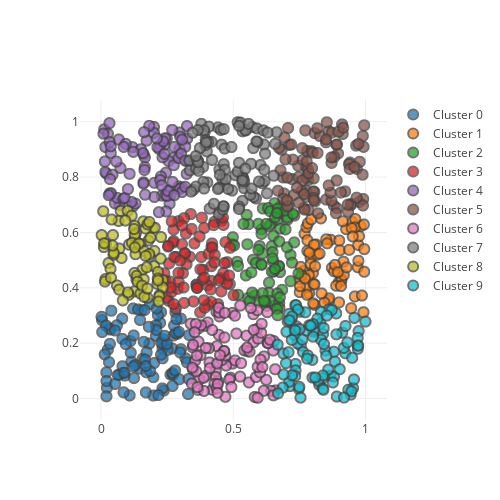

Notebook code cell kept with this figure:
### Markdown cell above
### Big random data

### Code cell
n_clusters = 10

X = np.random.rand(100000,2)

clusters = doTests(n_clusters, X)
df = pd.DataFrame(X)
df['cluster'] = clusters

plot(df)
